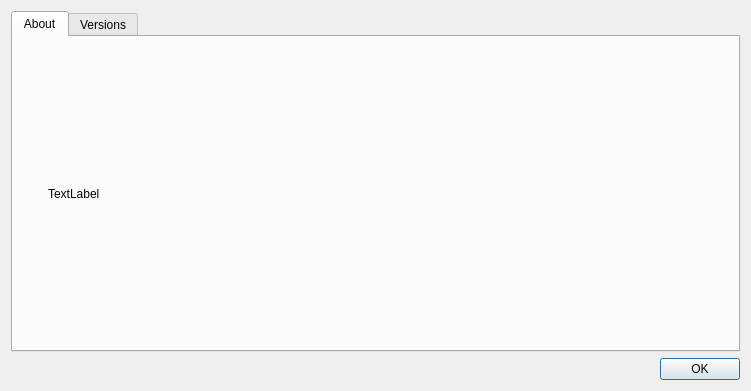
<?xml version="1.0" encoding="UTF-8"?>
<ui version="4.0">
 <class>OCC::AboutDialog</class>
 <widget class="QDialog" name="OCC::AboutDialog">
  <property name="geometry">
   <rect>
    <x>0</x>
    <y>0</y>
    <width>751</width>
    <height>391</height>
   </rect>
  </property>
  <property name="windowTitle">
   <string notr="true">About</string>
  </property>
  <layout class="QVBoxLayout" name="verticalLayout">
   <item>
    <widget class="QTabWidget" name="tabWidget">
     <property name="currentIndex">
      <number>0</number>
     </property>
     <widget class="QWidget" name="tab">
      <attribute name="title">
       <string>About</string>
      </attribute>
      <layout class="QHBoxLayout">
       <item>
        <layout class="QVBoxLayout" name="verticalLayout_2">
         <item>
          <spacer name="verticalSpacer_2">
           <property name="orientation">
            <enum>Qt::Vertical</enum>
           </property>
           <property name="sizeHint" stdset="0">
            <size>
             <width>20</width>
             <height>40</height>
            </size>
           </property>
          </spacer>
         </item>
         <item>
          <widget class="QLabel" name="icon">
           <property name="sizePolicy">
            <sizepolicy hsizetype="Minimum" vsizetype="Minimum">
             <horstretch>0</horstretch>
             <verstretch>0</verstretch>
            </sizepolicy>
           </property>
           <property name="maximumSize">
            <size>
             <width>256</width>
             <height>256</height>
            </size>
           </property>
           <property name="text">
            <string notr="true"/>
           </property>
           <property name="pixmap">
            <pixmap resource="../../core_theme.qrc">:/client/ownCloud/theme/colored/files.fm-icon.svg</pixmap>
           </property>
          </widget>
         </item>
         <item>
          <spacer name="verticalSpacer">
           <property name="orientation">
            <enum>Qt::Vertical</enum>
           </property>
           <property name="sizeHint" stdset="0">
            <size>
             <width>20</width>
             <height>40</height>
            </size>
           </property>
          </spacer>
         </item>
        </layout>
       </item>
       <item>
        <widget class="QLabel" name="aboutText">
         <property name="sizePolicy">
          <sizepolicy hsizetype="Expanding" vsizetype="Expanding">
           <horstretch>0</horstretch>
           <verstretch>0</verstretch>
          </sizepolicy>
         </property>
         <property name="text">
          <string>TextLabel</string>
         </property>
        </widget>
       </item>
      </layout>
     </widget>
     <widget class="QWidget" name="tab_2">
      <attribute name="title">
       <string>Versions</string>
      </attribute>
      <layout class="QVBoxLayout" name="verticalLayout_3">
       <item>
        <widget class="QTextBrowser" name="versionInfo">
         <property name="openExternalLinks">
          <bool>false</bool>
         </property>
         <property name="openLinks">
          <bool>false</bool>
         </property>
        </widget>
       </item>
      </layout>
     </widget>
    </widget>
   </item>
   <item>
    <widget class="QDialogButtonBox" name="buttonBox">
     <property name="orientation">
      <enum>Qt::Horizontal</enum>
     </property>
     <property name="standardButtons">
      <set>QDialogButtonBox::Ok</set>
     </property>
    </widget>
   </item>
  </layout>
 </widget>
 <resources>
  <include location="../../core_theme.qrc"/>
 </resources>
 <connections>
  <connection>
   <sender>buttonBox</sender>
   <signal>accepted()</signal>
   <receiver>OCC::AboutDialog</receiver>
   <slot>accept()</slot>
   <hints>
    <hint type="sourcelabel">
     <x>248</x>
     <y>254</y>
    </hint>
    <hint type="destinationlabel">
     <x>157</x>
     <y>274</y>
    </hint>
   </hints>
  </connection>
  <connection>
   <sender>buttonBox</sender>
   <signal>rejected()</signal>
   <receiver>OCC::AboutDialog</receiver>
   <slot>reject()</slot>
   <hints>
    <hint type="sourcelabel">
     <x>316</x>
     <y>260</y>
    </hint>
    <hint type="destinationlabel">
     <x>286</x>
     <y>274</y>
    </hint>
   </hints>
  </connection>
 </connections>
</ui>
